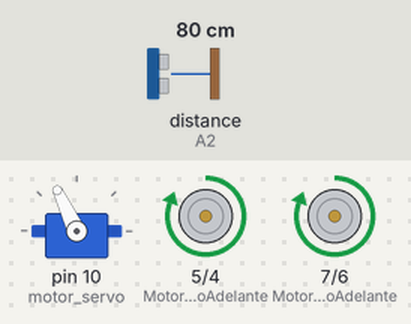
Bench run of a sketch on a simulated Arduino Uno, built with avr-gcc and run on an emulated ATmega328P. Shown: servo, motor-driver pin pairs drawn as motors (green arrow = first pin HIGH = forward, orange = second pin HIGH = backward, longer = more drive). The inputs (shaded band) are chosen by the test bench; at power-on: distance to the obstacle (sensor on A2) 80 cm. The echo pulse lasts 58.3 µs per cm.

Above: at 9.9 s.
10.0 s: distance to the obstacle (sensor on A2) set to 49 cm
11.5 s: distance to the obstacle (sensor on A2) set to 40 cm
At 12.8 s:
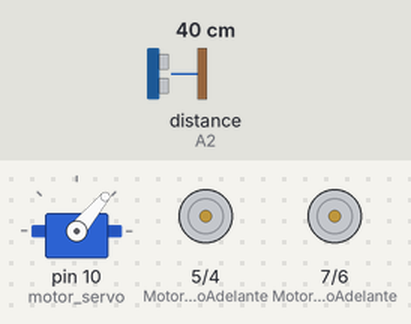
14.5 s: distance to the obstacle (sensor on A2) set to 60 cm
At 14.56 s:
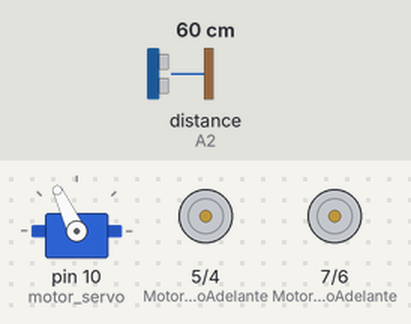
16.1 s: distance to the obstacle (sensor on A2) set to 2 cm
At 18.3 s:
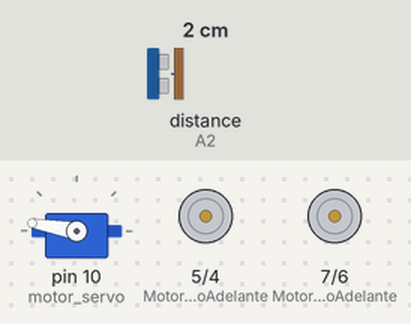
Timing chart, 0 to 20.1 s (numbered marks = the images above; inputs shaded):
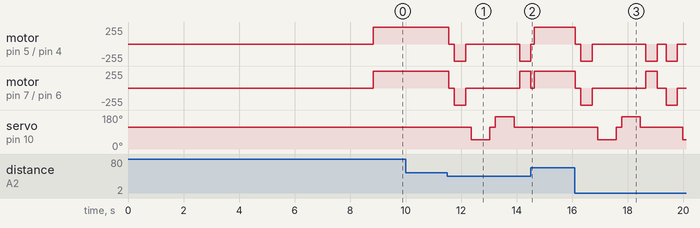

Measured:
- the behaviour switches between 45 and 44 cm on distance to the obstacle (sensor on A2) (found by bisection; images 0 and 1)
- after the input at 10.0 s, every drawn part: stays the same
- after the input at 14.5 s, servo on pin 10 (motor_servo): stays 115° (without the input it goes to 50° after 0.93 s)

The sketch:

carroConSensor.ino
```cpp
#include <Servo.h>
#include <NewPing.h>

// Definición de pines para el control de motores
const int MotorIzquierdoAdelante = 7;
const int MotorIzquierdoAtras = 6;
const int MotorDerechoAdelante = 5;
const int MotorDerechoAtras = 4;

// Definición de pines para el sensor ultrasónico
#define pin_trig A1
#define pin_echo A2
#define distancia_maxima 200

boolean avanza = false; // Variable para controlar la dirección del movimiento
int distancia = 100; // Distancia inicial

NewPing sonar(pin_trig, pin_echo, distancia_maxima);
Servo motor_servo;

void setup() {
  // Configuración de pines de salida para el control de motores
  pinMode(MotorDerechoAdelante, OUTPUT);
  pinMode(MotorIzquierdoAdelante, OUTPUT);
  pinMode(MotorIzquierdoAtras, OUTPUT);
  pinMode(MotorDerechoAtras, OUTPUT);

  // Inicialización del servo motor
  motor_servo.attach(10);

  // Posicionamiento inicial del servo y lectura de distancia
  motor_servo.write(115);
  for (int i = 0; i < 4; ++i) {
    delay(2000);
    distancia = leerDistancia();
    delay(100);
  }
}

void loop() {
  delay(50);
  distancia = leerDistancia();

  if (distancia <= 45) {
    detenerMovimiento();
    delay(200);
    retroceder();
    delay(400);
    detenerMovimiento();
    delay(200);
    int distanciaDerecha = mirarDerecha();
    delay(200);
    int distanciaIzquierda = mirarIzquierda();
    delay(200);

    // Gira hacia la dirección con mayor espacio libre
    if (distancia >= distanciaIzquierda) {
      girarDerecha();
      detenerMovimiento();
    } else {
      girarIzquierda();
      detenerMovimiento();
    }
  } else {
    avanzar();
  }
}

// Gira el servo a la derecha y devuelve la distancia actual
int mirarDerecha() {
  motor_servo.write(50);
  delay(500);
  int distancia = leerDistancia();
  delay(100);
  motor_servo.write(115);
  return distancia;
}

// Gira el servo a la izquierda y devuelve la distancia actual
int mirarIzquierda() {
  motor_servo.write(170);
  delay(500);
  int distancia = leerDistancia();
  delay(100);
  motor_servo.write(115);
  return distancia;
}

// Lee la distancia actual desde el sensor ultrasónico
int leerDistancia() {
  delay(70);
  int cm = sonar.ping_cm();
  if (cm == 0) {
    cm = 250; // Valor de distancia máximo en caso de error
  }
  return cm;
}

// Detiene todos los motores
void detenerMovimiento() {
  digitalWrite(MotorDerechoAdelante, LOW);
  digitalWrite(MotorIzquierdoAdelante, LOW);
  digitalWrite(MotorDerechoAtras, LOW);
  digitalWrite(MotorIzquierdoAtras, LOW);
}

// Mueve hacia adelante
void avanzar() {
  if (!avanza) {
    avanza = true;
    digitalWrite(MotorIzquierdoAdelante, HIGH);
    digitalWrite(MotorDerechoAdelante, HIGH);
    digitalWrite(MotorIzquierdoAtras, LOW);
    digitalWrite(MotorDerechoAtras, LOW);
  }
}

// Mueve hacia atrás
void retroceder() {
  avanza = false;
  digitalWrite(MotorIzquierdoAtras, HIGH);
  digitalWrite(MotorDerechoAtras, HIGH);
  digitalWrite(MotorIzquierdoAdelante, LOW);
  digitalWrite(MotorDerechoAdelante, LOW);
}

// Gira a la derecha
void girarDerecha() {
  digitalWrite(MotorIzquierdoAdelante, HIGH);
  digitalWrite(MotorDerechoAtras, HIGH);
  digitalWrite(MotorIzquierdoAtras, LOW);
  digitalWrite(MotorDerechoAdelante, LOW);
  delay(400);
  digitalWrite(MotorIzquierdoAdelante, HIGH);
  digitalWrite(MotorDerechoAdelante, HIGH);
  digitalWrite(MotorIzquierdoAtras, LOW);
  digitalWrite(MotorDerechoAtras, LOW);
}

// Gira a la izquierda
void girarIzquierda() {
  digitalWrite(MotorIzquierdoAtras, HIGH);
  digitalWrite(MotorDerechoAdelante, HIGH);
  digitalWrite(MotorIzquierdoAdelante, LOW);
  digitalWrite(MotorDerechoAtras, LOW);
  delay(400);
  digitalWrite(MotorIzquierdoAdelante, HIGH);
  digitalWrite(MotorDerechoAdelante, HIGH);
  digitalWrite(MotorIzquierdoAtras, LOW);
  digitalWrite(MotorDerechoAtras, LOW);
}
```
